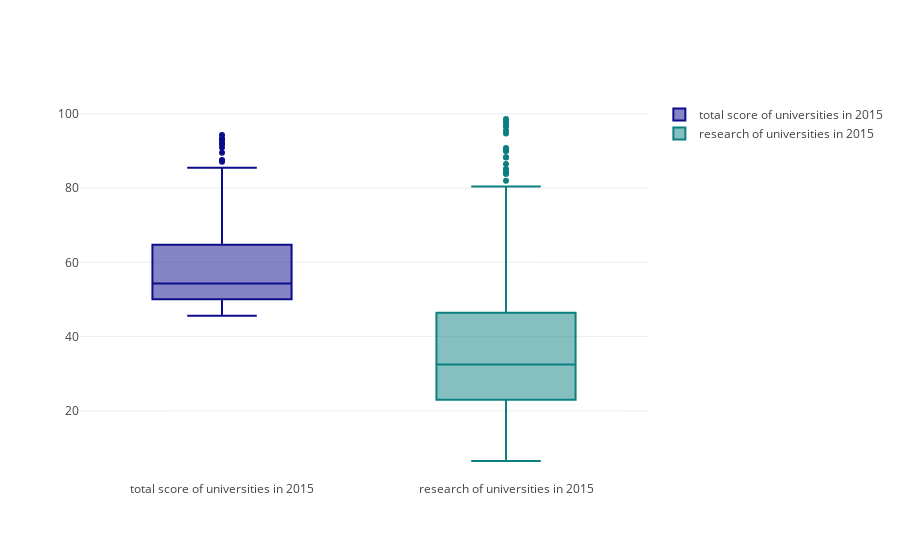

Notebook code for this chart:
### Markdown cell above
## Box Plots

- Box Plots
    - Median (50th percentile) = middle value of the data set. Sort and take the data in the middle. It is also called 50% percentile that is 50% of data are less that median(50th quartile)(quartile)
        - 25th percentile = quartile 1 (Q1) that is lower quartile
        - 75th percentile = quartile 3 (Q3) that is higher quartile
        - height of box = IQR = interquartile range = Q3-Q1
        - Whiskers = 1.5 * IQR from the Q1 and Q3
        - Outliers = being more than 1.5*IQR away from median commonly.
    - trace = box
        - y = data we want to visualize with box plot
        - marker = color

### Code cell
# data preparation
x2015 = timesData[timesData.year == 2015]

trace0 = go.Box(
    y=x2015.total_score,
    name = 'total score of universities in 2015',
    marker = dict(
        color = 'rgb(12, 12, 140)',
    )
)
trace1 = go.Box(
    y=x2015.research,
    name = 'research of universities in 2015',
    marker = dict(
        color = 'rgb(12, 128, 128)',
    )
)
data = [trace0, trace1]
iplot(data)

### Figure 1 — Plotly figure (JSON) as saved in the notebook; plotly's stock layout.template omitted (floating-point values rounded to 4 significant figures; data arrays with more than 128 entries replaced by an {"elided": "..."} marker saying what was removed)
{"data": [{"marker": {"color": "rgb(12, 12, 140)"}, "name": "total score of universities in 2015", "type": "box", "uid": "634ef6e5-5a37-47d1-928a-6c69b5ed0022", "y": {"elided": "401 str values"}}, {"marker": {"color": "rgb(12, 128, 128)"}, "name": "research of universities in 2015", "type": "box", "uid": "6485e5ff-b919-4e0f-a6e1-eacd417e46ad", "y": {"elided": "401 float values"}}], "layout": {}}
